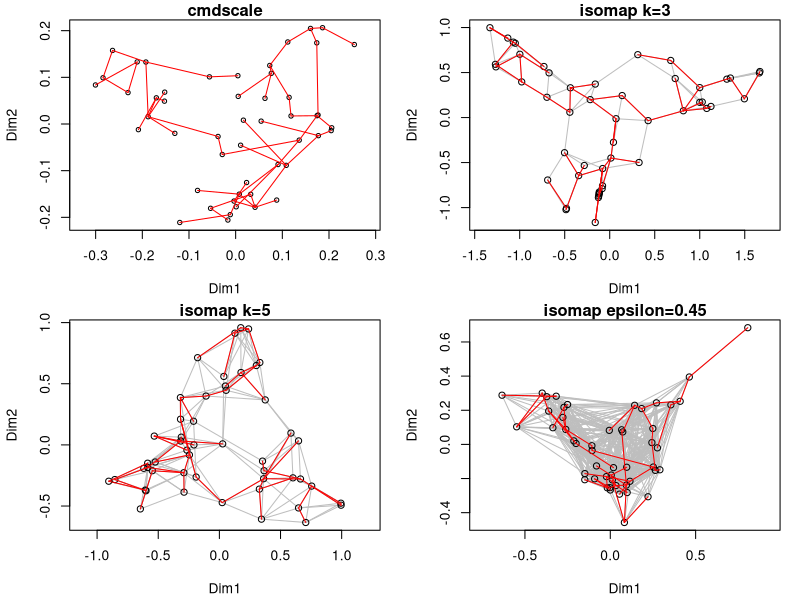
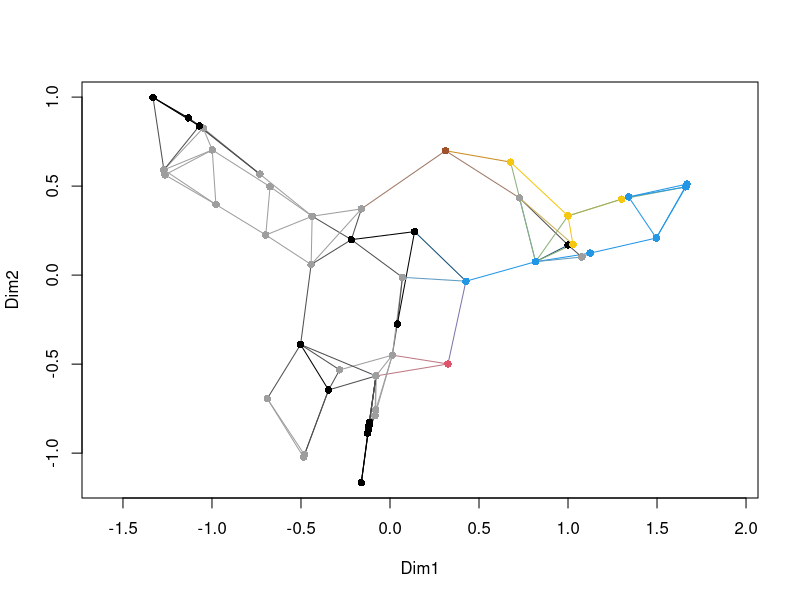

Recreate these plots in R, in order.
library(vegan)


### Name: isomap
### Title: Isometric Feature Mapping Ordination
### Aliases: isomap isomapdist plot.isomap summary.isomap
### Keywords: multivariate

### ** Examples

## The following examples also overlay minimum spanning tree to
## the graphics in red.
op <- par(mar=c(4,4,1,1)+0.2, mfrow=c(2,2))
data(BCI)
dis <- vegdist(BCI)
tr <- spantree(dis)
pl <- ordiplot(cmdscale(dis), main="cmdscale")
lines(tr, pl, col="red")
ord <- isomap(dis, k=3)
ord
pl <- plot(ord, main="isomap k=3")
lines(tr, pl, col="red")
pl <- plot(isomap(dis, k=5), main="isomap k=5")
lines(tr, pl, col="red")
pl <- plot(isomap(dis, epsilon=0.45), main="isomap epsilon=0.45")
lines(tr, pl, col="red")
par(op)
## colour points and web by the dominant species
dom <- apply(BCI, 1, which.max)
## need nine colours, but default palette  has only eight
op <- palette(c(palette("default"), "sienna"))
plot(ord, pch = 16, col = dom, n.col = dom) 
palette(op)
